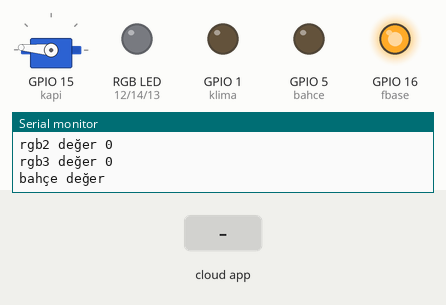
This sketch was run on a simulated ESP8266 (NodeMCU). Shown: servo, an RGB LED mixed from three pins (HIGH = lit), output pins drawn as LEDs (lit = HIGH), the last lines printed to the serial monitor. The inputs (shaded band) are chosen by the test bench. WiFi joins after 1.5 s; servers stay silent unless stated; the Firebase database answers and starts empty.

Above: at 4.4 s.
4.5 s: the phone or cloud app sets status to true
At 4.9 s:
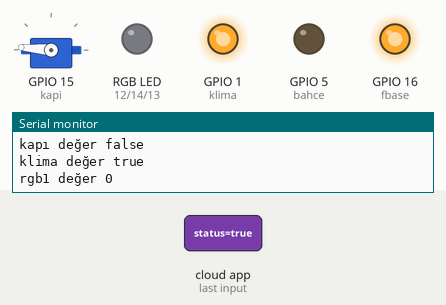
6.1 s: the phone or cloud app sets status to true
At 7.3 s:
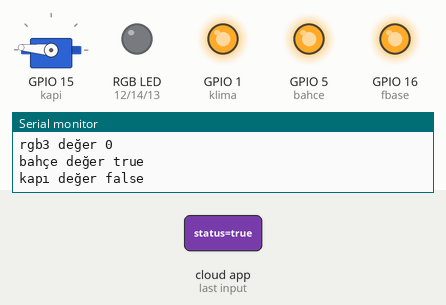
Timing chart, 0 to 9.1 s (numbered marks = the images above; inputs shaded):
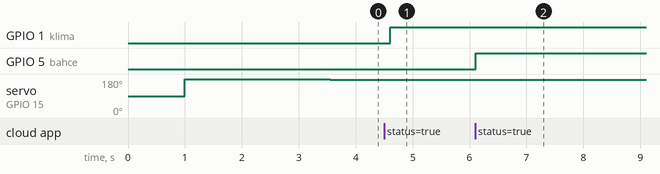

The sketch:

smarthome.ino
```cpp
#include "FirebaseESP8266.h"
#include <ESP8266WiFi.h>
#include <SoftwareSerial.h>
#include <Servo.h> // including servo library.
#define FIREBASE_HOST "mysmart-bd8b8.firebaseio.com"
#define FIREBASE_AUTH "xHD331r9slRy28z1wgFsZreQdxOO75mbts2WP9Zj"
//#define WIFI_SSID "f@tih"
//#define WIFI_PASSWORD "!1qaz2WSX3edc4RFV%56"
#define WIFI_SSID "my"
#define WIFI_PASSWORD "mustafa2549"
//WiFiServer server(80);

int deger=0;
Servo kapi;/* D8 SERVO KONTROL*/
int klima=1;//D3
int blue = 13;  /* D7 RGB MAVİ*/
int green = 14; /* D5 RGB YEŞİL*/
int red = 12;  /* D6 RGB KIRMIZI  */
int fbase=16;//D0 //FIREBASE BAĞLANDIĞINDA YANACAK
int bahce=5;//D1;// BAHÇE IŞIKLARI KONTROL
//int mutfak=4;//D2;//MUTFAK IŞIK KONTROL
//int salon= 2;     /* D4 SALON IŞIK KONTROL  */
//int perde = 0;    /* D3   */
//int oda_1=3;//RX
//int oda_2 = 10;    /* S3   */
//int oda_3 = 9;    /* S2   */
//String device;
//String stat;
FirebaseData data;
//unsigned long eskiZaman=0;
//unsigned long yeniZaman;
String r,g,b;
void setup() {
  Serial.begin(115200);
  kapi.attach(15);//servo D8 e bağlanacak
  //pinMode(oda_1, OUTPUT);
    //pinMode(oda_2, OUTPUT);
      //pinMode(oda_3, OUTPUT);
      //  pinMode(salon,OUTPUT);
       //   pinMode(mutfak, OUTPUT);
  pinMode(red, OUTPUT);
  pinMode(green, OUTPUT);
  pinMode(blue, OUTPUT);
  pinMode(fbase, OUTPUT);
  pinMode(bahce, OUTPUT);
  pinMode(klima, OUTPUT);

    delay(1000);
    analogWrite(red,0);
    analogWrite(green,0);
    analogWrite(blue,0);
    digitalWrite(bahce, LOW);
    digitalWrite(klima, LOW);
    digitalWrite(fbase,LOW);

    kapi.write(180);
       // digitalWrite(salon,LOW);
      // digitalWrite(mutfak, LOW);
      // digitalWrite(oda_1,LOW);
    //digitalWrite(oda_3,LOW);
    //digitalWrite(oda_2,LOW);
  Serial.println();
  Serial.print("Wifi connecting to ");
  Serial.println(WIFI_SSID);

  WiFi.begin(WIFI_SSID, WIFI_PASSWORD);

  Serial.print("Connecting");

  while ( WiFi.status() != WL_CONNECTED ) {
    delay(500);
    Serial.print(".");
  }
  Serial.println();

  // Start the server
  //server.begin();
  Serial.println("Server started");
  Serial.println("Wifi Connected Success!");
  Serial.print("NodeMCU IP Address : ");
  Serial.println(WiFi.localIP() );
  Firebase.begin(FIREBASE_HOST, FIREBASE_AUTH);
  Firebase.reconnectWiFi(true);
  sifirla();
  digitalWrite(fbase, HIGH);

}
   void sifirla(){


      Firebase.setString(data,"klima/status","false");

      Firebase.setString(data,"kapi/status","false");
        Firebase.setString(data,"rgb1/value","0");
    Firebase.setString(data,"rgb2/value","0");
    Firebase.setString(data,"rgb3/value","0");
       // Firebase.setString(data,"bahce/status","false");
      //Firebase.setString(data,"mutfak/status","false");
       // Firebase.setString(data,"oda1/status","false");
        //Firebase.setString(data,"oda2/status","false");
         // Firebase.setString(data,"oda3/status","false");
        // Firebase.setString(data,"salon/status","false");
        // Firebase.setString(data,"perde/value","0");
   }
void loop() {

    Firebase.getString(data,"bahce/status");
    Serial.println("bahçe değer "+ data.stringData());
    if(data.stringData()=="true")
    {
     digitalWrite(bahce, HIGH);

    }
    else
    {
      digitalWrite(bahce, LOW);
       analogWrite(red,0);
     analogWrite(green,0);
     analogWrite(blue,0);
    }
   /* Firebase.getString(data,"salon/status");
    Serial.println("salon değer "+ data.stringData());
     if(data.stringData()=="true")
    {
    digitalWrite(salon, HIGH);
    }
    else
    {
      digitalWrite(salon, LOW);
    }
     Firebase.getString(data,"mutfak/status");
    Serial.println("mutfak değer "+ data.stringData());
    if(data.stringData()=="true")
    {
    digitalWrite(mutfak, HIGH);
    }
    else
    {
      digitalWrite(mutfak, LOW);
    }*/
    Firebase.getString(data,"kapi/status");
    Serial.println("kapı değer "+ data.stringData());
    if(data.stringData()=="true")
    {
      kapi.write(5);

    }
    else
    {
       kapi.write(175);

    }
    Firebase.getString(data,"klima/status");
    Serial.println("klima değer "+ data.stringData());
    if(data.stringData()=="true")
    {
       digitalWrite(klima, HIGH);
    }
    else
    {
      digitalWrite(klima, LOW);
    }
    // Firebase.getString(data,"perde/value");
    //Serial.println("perde değer "+ data.stringData());
    Firebase.getString(data,"rgb1/value");
    Serial.println("rgb1 değer "+ data.stringData());
    r= data.stringData();
    Firebase.getString(data,"rgb2/value");
    Serial.println("rgb2 değer "+ data.stringData());
    g= data.stringData();
    Firebase.getString(data,"rgb3/value");
    Serial.println("rgb3 değer "+ data.stringData());
    b= data.stringData();
    analogWrite(red,r.toInt());
    analogWrite(green,g.toInt());
    analogWrite(blue,b.toInt());


}
/*void serverkontrol()
{
  // Check if a client has connected
  WiFiClient client = server.available();
  if (!client) {
    return;
  }

  // Wait until the client sends some data
  Serial.println("new client");
  while(!client.available()){
    delay(1);
  }

  // Read the first line of the request
  String req = client.readStringUntil('\r');
  Serial.println(req);
  client.flush();

  // Match the request
  int val;
  //int sensorValue = analogRead(A0);
  String m;
  //API for device one off
  if (req.indexOf("/kapi/0") != -1){
    device="kapı";
    stat = "kapat";
    kapi.write(0);
  }
  //API for device one on
  else if (req.indexOf("/kapi/1") != -1){
    device="kapı";
    stat = "aç";
    kapi.write(180);
  }
  //API for device two off
  else if (req.indexOf("/salon/0") != -1){
    device="salon";
    stat = "kapat";
    digitalWrite(salon, 0);
  }
  //API for device two off
  else if (req.indexOf("/salon/1") != -1){
    device="salon";
    stat = "aç";
    digitalWrite(salon, 1);
  }
   //API for device three off
  else if (req.indexOf("/oda1/0") != -1){
    device="oda1";
    stat = "kapat";
    digitalWrite(oda_1, 0);
  }
  //API for device three off
  else if (req.indexOf("/oda1/1") != -1){
    device="oda1";
    stat = "kapat";
    digitalWrite(oda_1, 1);
  }
   //API for device four off
  else if (req.indexOf("/bahce/0") != -1){
    device="bahçe";
    stat = "kapat";
    digitalWrite(bahce, 0);
  }
  //API for device four off
  else if (req.indexOf("/bahce/1") != -1){
    device="bahçe";
    stat = "kapat";
    digitalWrite(bahce, 1);
  }
   //API for device five off
  else if (req.indexOf("/perde/0") != -1){
    device="perde";
    stat = "kapat";
    digitalWrite(perde, 0);
  }
  //API for device five off
  else if (req.indexOf("/perde/1") != -1){
    device="perde";
    stat = "kapat";
    digitalWrite(perde, 1);
  }
     //API for device six off
  else if (req.indexOf("/mutfak/0") != -1){
    device="perde";
    stat = "kapat";
    digitalWrite(mutfak, 0);
  }
  //API for device five off
  else if (req.indexOf("/mutfak/1") != -1){
    device="perde";
    stat = "kapat";
    digitalWrite(mutfak, 1);
  }
  //API for reading sensor data
 // else if (req.indexOf("/A0") != -1){
   // device="Sensor";
    //stat = sensorValue;
  //}
  else {
    Serial.println("invalid request");
    client.stop();
    m = "Invalid Request";
  }


  client.flush();

  // Prepare the response

  // Send the response to the client
  client.println("HTTP/1.1 200 OK");
  client.println("Content-Type: application/json");
  client.println("Access-Control-Allow-Origin: *");
  client.println("");

  //send json response
  client.print("{\""+device+"\": \""+stat+"\"}");

  delay(1);
  Serial.println("Client disonnected");

  // The client will actually be disconnected
  // when the function returns and 'client' object is detroyed
}


void oda1kontrol()
{
   Firebase.getString(data,"oda1/status");
    Serial.println("oda1 değer "+ data.stringData());
    if(data.stringData()=="true")
    {
    digitalWrite(oda_1, HIGH);
    }
    else
    {
      digitalWrite(oda_1, LOW);
    }
}
void oda2kontrol()
{
   Firebase.getString(data,"oda2/status");
    Serial.println("oda2 değer "+ data.stringData());
    if(data.stringData()=="true")
    {
    digitalWrite(oda_2, HIGH);
    }
    else
    {
      digitalWrite(oda_2, LOW);
    }
}
void oda3kontrol()
{
   Firebase.getString(data,"oda3/status");
    Serial.println("oda3 değer "+ data.stringData());
    if(data.stringData()=="true")
    {
    digitalWrite(oda_3, HIGH);
    }
    else
    {
      digitalWrite(oda_3, LOW);
    }
}*/
```

Measured:
- after the input at 4.5 s, GPIO 1 (klima): LOW → HIGH after 0.11 s
- after the input at 6.1 s, GPIO 5 (bahce): LOW → HIGH at once
